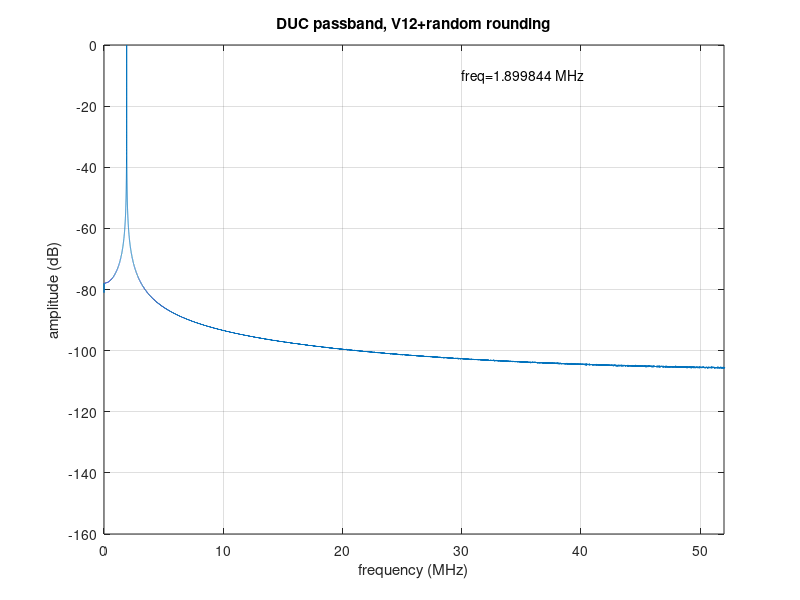
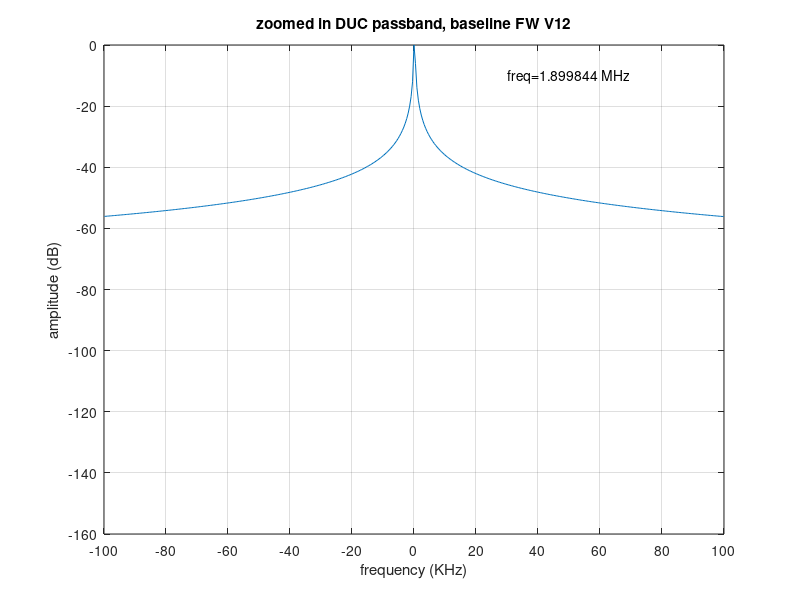

Write MATLAB code to recreate these figures, in order.
pkg load signal
clear all;
close all;
clc;


% load file; find length & sample rate
load('ducdata.txt');


%get X range, zero centred FFT
%freqvalues is the freq in MHz of each FFT bin
N=length(ducdata);
fs=122880000;
freqvalues = (-N/2:N/2-1)*(fs/N)*1e-6;

%window and FFT the data
%window = blackmanharris(N);
%windoweddata = window.*ducdata;
result = fft(ducdata);
result = fftshift(result);

%convert to dB, 0dB=top
absolute = abs(result);

% get a 1 sided vector, stareting at DC
absolute1sided=absolute(N/2:N-1);
freqvalues1sided=freqvalues(N/2:N-1);
[largest, index]=max(absolute1sided);
ampl_dB = 20*log10(absolute1sided/largest);
freqoflargest=freqvalues1sided(index);

%plot result
figure(1);
plot(freqvalues1sided, ampl_dB);
yticks(-200:10:0);

xlabel("frequency");
ylabel("amplitude");
xticks (0:10:50);
yticks (-160:20:0);
xlim([0 52]);
ylim([-160 0]);
xlabel("frequency (MHz)");
ylabel("amplitude (dB)");
title('DUC passband, V12+random rounding');
text(30, -10,sprintf("freq=%f MHz", freqoflargest));
grid on;

% now work out a zoomed in view +/-XKHz either side of largest
% extent = amount either side, in Hz
fftbinwidth = fs/N;
extent = 100000;
extent_bins=extent/fftbinwidth;
freq_zoomed = (freqvalues1sided(index-extent_bins:index+extent_bins) - freqoflargest)*1000;
ampl_dB_zoomed = ampl_dB(index-extent_bins:index+extent_bins);

%plot zoomed result
figure(2);
plot(freq_zoomed, ampl_dB_zoomed);
yticks(-200:10:0);

xlabel("frequency");
ylabel("amplitude");
xticks (-100:20:100);
yticks (-160:20:0);
ylim([-160 0]);
xlabel("frequency (KHz)");
ylabel("amplitude (dB)");
title('zoomed in DUC passband, baseline FW V12');
text(30, -10,sprintf("freq=%f MHz", freqoflargest));
grid on;
